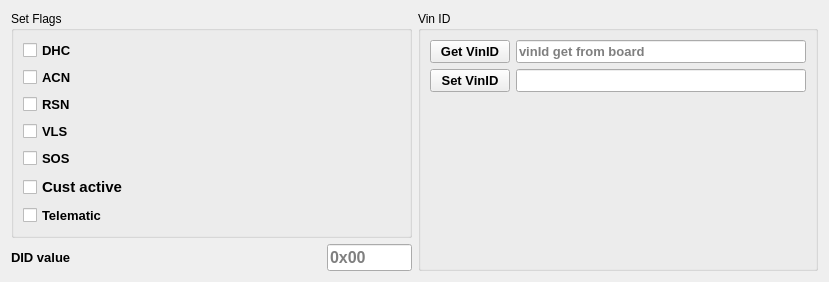
<?xml version="1.0" encoding="UTF-8"?>
<ui version="4.0">
 <class>configWidget</class>
 <widget class="QWidget" name="configWidget">
  <property name="geometry">
   <rect>
    <x>0</x>
    <y>0</y>
    <width>829</width>
    <height>277</height>
   </rect>
  </property>
  <property name="windowTitle">
   <string>Form</string>
  </property>
  <layout class="QHBoxLayout" name="horizontalLayout">
   <item>
    <layout class="QVBoxLayout" name="verticalLayout_2">
     <item>
      <widget class="QGroupBox" name="groupBox_5">
       <property name="title">
        <string>Set Flags</string>
       </property>
       <layout class="QVBoxLayout" name="verticalLayout">
        <item>
         <widget class="QCheckBox" name="checkBox_flagDhc">
          <property name="font">
           <font>
            <pointsize>10</pointsize>
            <bold>true</bold>
           </font>
          </property>
          <property name="text">
           <string>DHC</string>
          </property>
         </widget>
        </item>
        <item>
         <widget class="QCheckBox" name="checkBox_flagAcn">
          <property name="font">
           <font>
            <pointsize>10</pointsize>
            <bold>true</bold>
           </font>
          </property>
          <property name="text">
           <string>ACN</string>
          </property>
         </widget>
        </item>
        <item>
         <widget class="QCheckBox" name="checkBox_flagRsn">
          <property name="font">
           <font>
            <pointsize>10</pointsize>
            <bold>true</bold>
           </font>
          </property>
          <property name="text">
           <string>RSN</string>
          </property>
         </widget>
        </item>
        <item>
         <widget class="QCheckBox" name="checkBox_flagVls">
          <property name="sizePolicy">
           <sizepolicy hsizetype="Minimum" vsizetype="Fixed">
            <horstretch>0</horstretch>
            <verstretch>0</verstretch>
           </sizepolicy>
          </property>
          <property name="font">
           <font>
            <pointsize>10</pointsize>
            <bold>true</bold>
           </font>
          </property>
          <property name="text">
           <string>VLS</string>
          </property>
          <property name="shortcut">
           <string>Ctrl+1</string>
          </property>
         </widget>
        </item>
        <item>
         <widget class="QCheckBox" name="checkBox_flagSos">
          <property name="font">
           <font>
            <pointsize>10</pointsize>
            <bold>true</bold>
           </font>
          </property>
          <property name="text">
           <string>SOS</string>
          </property>
          <property name="icon">
           <iconset theme="dialog-warning"/>
          </property>
         </widget>
        </item>
        <item>
         <widget class="QCheckBox" name="checkBox">
          <property name="font">
           <font>
            <pointsize>11</pointsize>
            <bold>true</bold>
           </font>
          </property>
          <property name="text">
           <string>Cust active</string>
          </property>
         </widget>
        </item>
        <item>
         <widget class="QCheckBox" name="checkBox_flagTelematic">
          <property name="font">
           <font>
            <pointsize>10</pointsize>
            <bold>true</bold>
           </font>
          </property>
          <property name="text">
           <string>Telematic</string>
          </property>
          <property name="icon">
           <iconset theme="applications-internet"/>
          </property>
         </widget>
        </item>
       </layout>
      </widget>
     </item>
     <item>
      <layout class="QHBoxLayout" name="horizontalLayout_2">
       <item>
        <widget class="QLabel" name="label_didValue">
         <property name="sizePolicy">
          <sizepolicy hsizetype="Preferred" vsizetype="MinimumExpanding">
           <horstretch>0</horstretch>
           <verstretch>0</verstretch>
          </sizepolicy>
         </property>
         <property name="font">
          <font>
           <pointsize>10</pointsize>
           <bold>true</bold>
          </font>
         </property>
         <property name="text">
          <string>DID value</string>
         </property>
        </widget>
       </item>
       <item>
        <widget class="QLineEdit" name="lineEdit_didValue">
         <property name="sizePolicy">
          <sizepolicy hsizetype="Expanding" vsizetype="Fixed">
           <horstretch>0</horstretch>
           <verstretch>0</verstretch>
          </sizepolicy>
         </property>
         <property name="maximumSize">
          <size>
           <width>85</width>
           <height>16777215</height>
          </size>
         </property>
         <property name="font">
          <font>
           <pointsize>12</pointsize>
           <bold>true</bold>
          </font>
         </property>
         <property name="cursor">
          <cursorShape>IBeamCursor</cursorShape>
         </property>
         <property name="text">
          <string/>
         </property>
         <property name="placeholderText">
          <string>0x00</string>
         </property>
        </widget>
       </item>
      </layout>
     </item>
    </layout>
   </item>
   <item>
    <widget class="QGroupBox" name="groupBox_6">
     <property name="title">
      <string>Vin ID</string>
     </property>
     <layout class="QFormLayout" name="formLayout">
      <item row="0" column="0">
       <widget class="QPushButton" name="pushButton_getVinId">
        <property name="font">
         <font>
          <pointsize>10</pointsize>
          <bold>true</bold>
         </font>
        </property>
        <property name="text">
         <string>Get VinID</string>
        </property>
       </widget>
      </item>
      <item row="1" column="0">
       <widget class="QPushButton" name="pushButton_setVinId">
        <property name="font">
         <font>
          <pointsize>10</pointsize>
          <bold>true</bold>
         </font>
        </property>
        <property name="text">
         <string>Set VinID</string>
        </property>
       </widget>
      </item>
      <item row="1" column="1">
       <widget class="QLineEdit" name="lineEdit_setVinId">
        <property name="sizePolicy">
         <sizepolicy hsizetype="Expanding" vsizetype="Preferred">
          <horstretch>0</horstretch>
          <verstretch>0</verstretch>
         </sizepolicy>
        </property>
        <property name="font">
         <font>
          <pointsize>10</pointsize>
          <bold>true</bold>
         </font>
        </property>
       </widget>
      </item>
      <item row="0" column="1">
       <widget class="QLineEdit" name="lineEdit_getVinId">
        <property name="sizePolicy">
         <sizepolicy hsizetype="Expanding" vsizetype="Preferred">
          <horstretch>0</horstretch>
          <verstretch>0</verstretch>
         </sizepolicy>
        </property>
        <property name="font">
         <font>
          <pointsize>10</pointsize>
          <bold>true</bold>
         </font>
        </property>
        <property name="inputMask">
         <string/>
        </property>
        <property name="maxLength">
         <number>32767</number>
        </property>
        <property name="readOnly">
         <bool>true</bool>
        </property>
        <property name="placeholderText">
         <string>vinId get from board</string>
        </property>
       </widget>
      </item>
     </layout>
    </widget>
   </item>
  </layout>
 </widget>
 <resources/>
 <connections/>
</ui>
